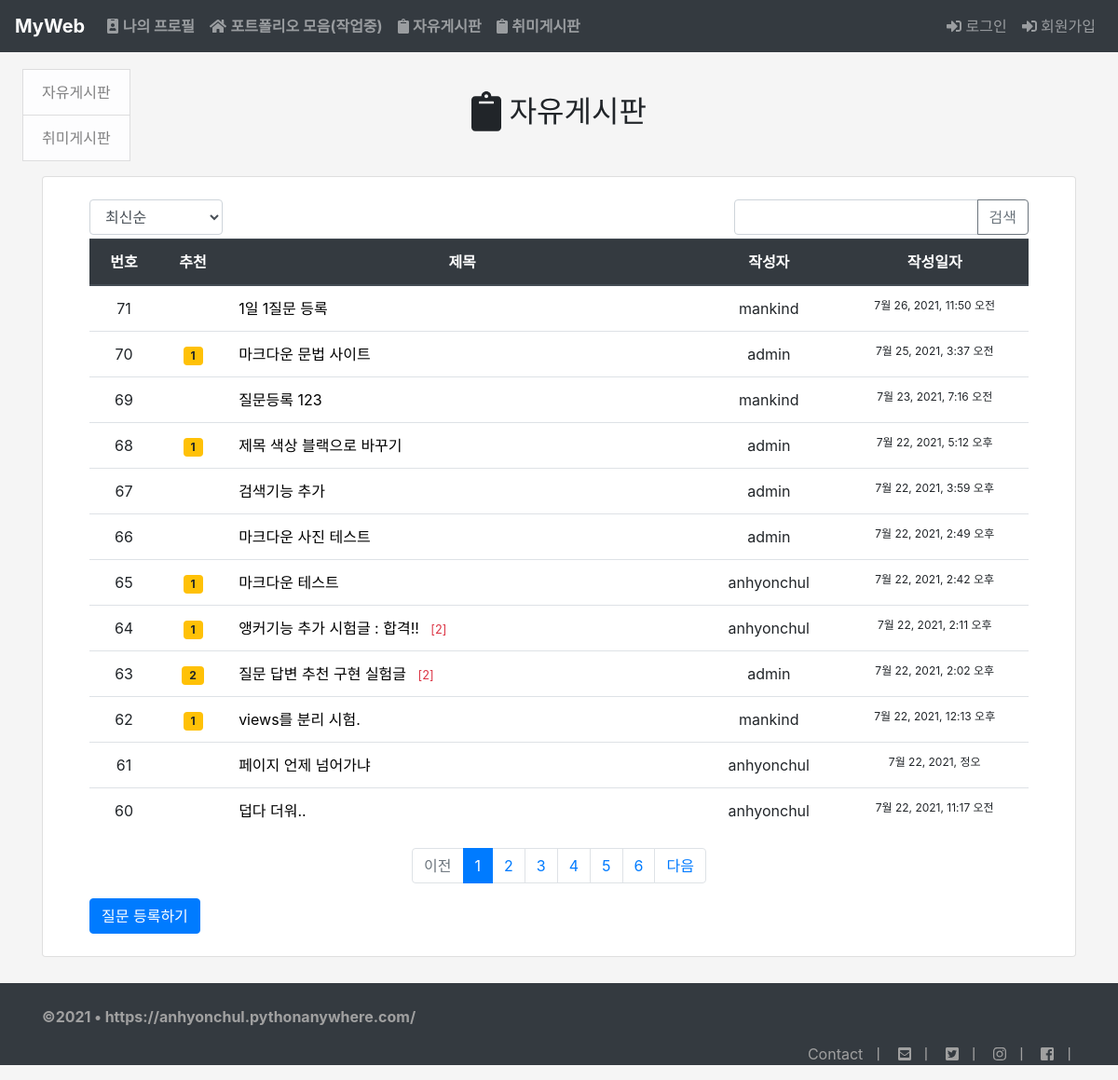
The app's page /pybo/board/, older data.
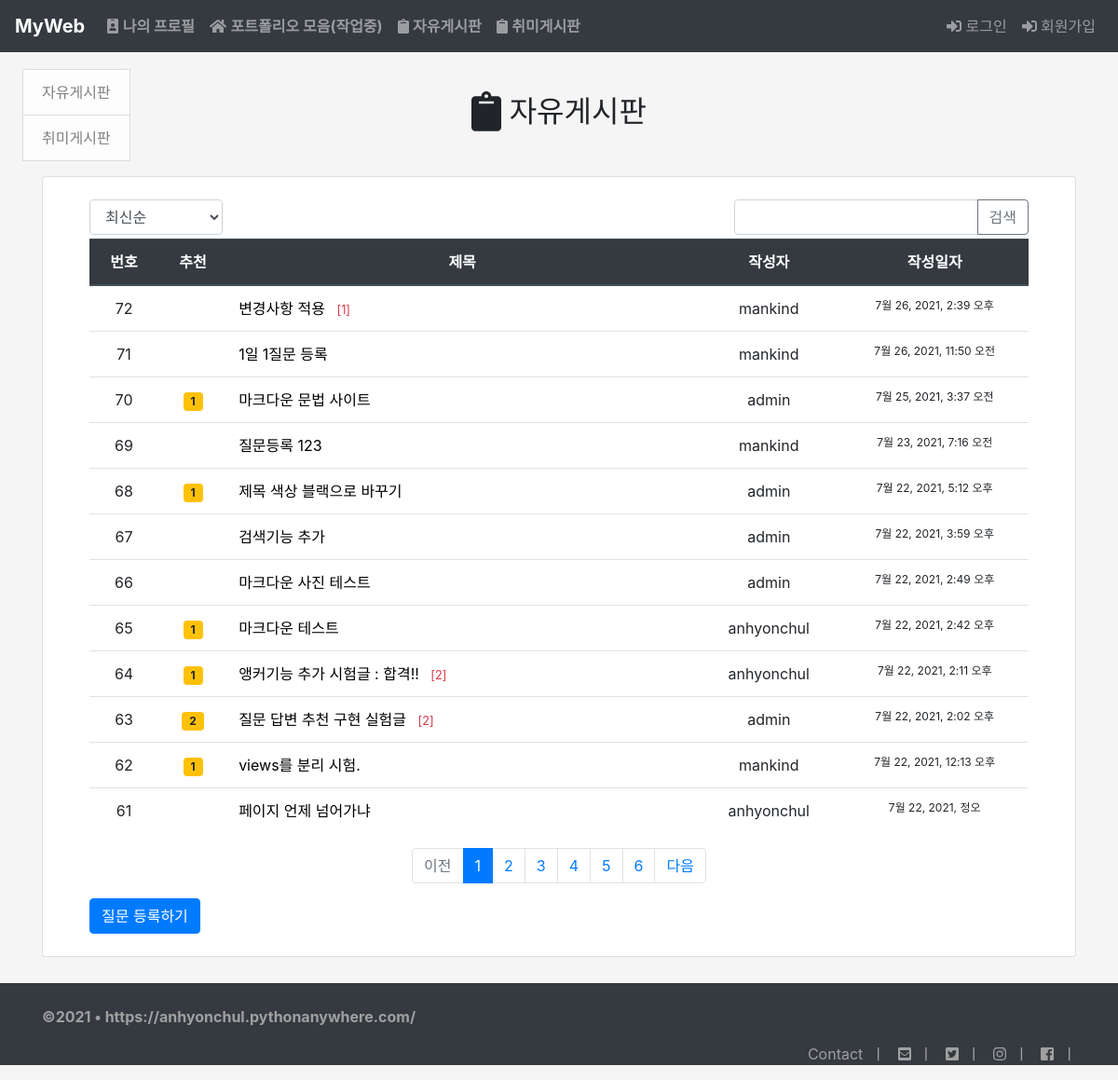
The same page, newer data.
### pybo/models.py (models this page shows, shortened)
class Question(models.Model):
    author = models.ForeignKey(User, on_delete=models.CASCADE, related_name='author_question')
    subject = models.CharField(max_length=200) #제목 200자. 한글로 하면 100자
    content = models.TextField()               # 내용
    create_date = models.DateTimeField()       # 날자 시간
    modify_date = models.DateTimeField(null=True, blank=True) # 수정한시간
    voter = models.ManyToManyField(User, related_name='voter_question')

### pybo/views/base_views.py (the view, shortened to what this page needs)
# urls.py: path('board/', base_views.board, name='board'),
def board(request):
    page = request.GET.get('page', '1')
    kw = request.GET.get('kw', '')
    so = request.GET.get('so', 'recent')
    if so == 'recommend':
        question_list = Question.objects.annotate(num_voter=Count('voter')).order_by('-num_voter', '-create_date')
    elif so == 'popular':
        question_list = Question.objects.annotate(num_answer=Count('answer')).order_by('-num_answer', '-create_date')
    else:  # recent
        question_list = Question.objects.order_by('-create_date')
    paginator = Paginator(question_list, 12)
    page_obj = paginator.get_page(page)
    context = {'question_list': page_obj, 'page': page, 'kw': kw, 'so': so}  # {key : value}
    return render(request, 'pybo/question_list.html', context)

### pybo2/templatetags/pybo_filter.py (called while the page is built)
@register.filter
def sub(value, arg):
    return value - arg

### templates/pybo/question_list.html (shortened to what the changed rows need)
{% extends 'base.html' %}
{% load pybo_filter %}
{% load static %}
{% block content %}
<div class="container my-1">
    <div class="text-center">
        <h2 class="my-5"><i class="fas fa-clipboard fa-lg"></i> 자유게시판</h2>
    </div>
    <div class="card col-12">
        <div class="card-body">
            <div class="container my-1">
                <table class="table">
                    <thead>
                        <tr class="text-center thead-dark">
                            <th>번호</th>
                            <th>추천</th>
                            <th style="width:50%">제목</th>
                            <th>작성자</th>
                            <th style="width:20%">작성일자</th>
                        </tr>
                    </thead>
                    <tbody>
                    {% if question_list %}
                        {% for question in question_list %}
                        <tr class="text-center">
                            <td>
                                {{ question_list.paginator.count|sub:question_list.start_index|sub:forloop.counter0|add:1 }}
                            </td>
                            <td>
                                {% if question.voter.all.count > 0 %}
                                <span class="badge badge-warning px-2 py-1">
                                    {{ question.voter.all.count }}
                                </span>
                                {% endif %}
                            </td>
                            <td class="text-left">
                                <a href="{% url 'pybo:detail' question.id %}" style="color:black">{{ question.subject }}</a>
                                {% if question.answer_set.count > 0 %}
                                <span class="text-danger small ml-2">[{{ question.answer_set.count }}]</span>
                                {% endif %}
                            </td>
                            <td>
                                {{ question.author.username }}
                            </td>
                            <td style="font-size: 12px;">
                                {{ question.create_date }}
                            </td>
                        </tr>
                        {% endfor %}
                    {% else %}
                        <tr>
                            <td colspan="3">질문이 없습니다.</td>
                        </tr>
                    {% endif %}
                    </tbody>
                </table>
                <ul class="pagination justify-content-center">
                    {% for page_number in question_list.paginator.page_range %}
                    {% if page_number >= question_list.number|add:-5 and page_number <= question_list.number|add:5 %}
                        {% if page_number == question_list.number %}
                        <li class="page-item active" aria-current="page">
                            <a class="page-link" data-page="{{ page_number }}" href="#">
                                {{ page_number }}
                            </a>
                        </li>
                        {% else %}
                        <li class="page-item">
                            <a class="page-link" data-page="{{ page_number }}" href="#">
                                {{ page_number }}
                            </a>
                        </li>
                        {% endif %}
                    {% endif %}
                    {% endfor %}
                </ul>
            </div>
        </div>
    </div>
</div>
{% endblock %}

Row changes from the older to the newer data that the page shows:
no longer on this page (row unchanged): Question: paginator.count|sub "60", subject "덥다 더워..", author.username "anhyonchul", create_date "7월 22, 2021, 11:17 오전"
added Question: paginator.count|sub "72", subject "변경사항 적용", answer_set.count "1", author.username "mankind", create_date "7월 26, 2021, 2:39 오후"
